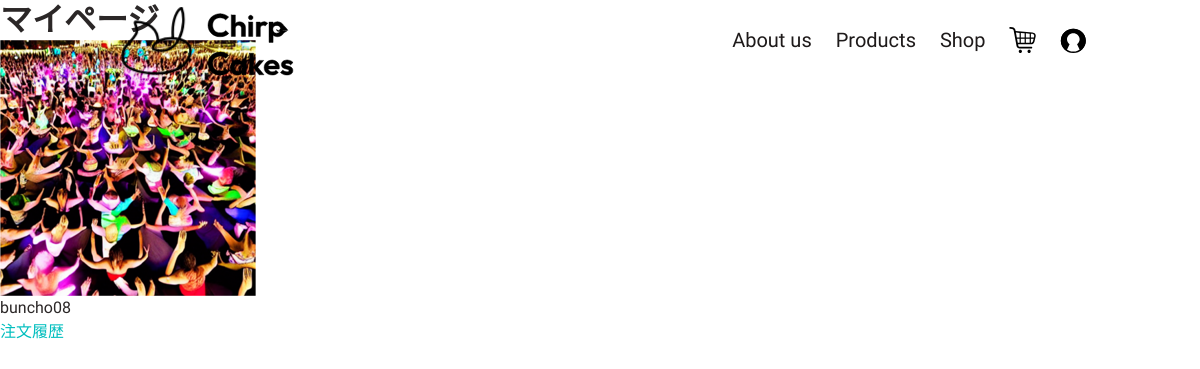
The app's page /main/mypage (signed in) with its own data.
### main/models.py (models this page shows, shortened)
class UserTable(AbstractBaseUser, PermissionsMixin):
    GENDER_CHOICES = [
        (1, '女性'),
        (2, '男性'),
        (3, 'その他')
    ]
    username = models.CharField(verbose_name="ユーザーID", max_length=16, unique=True, validators=[MinLengthValidator(5,16), RegexValidator(r'^[a-zA-Z0-9_]*$',)])
    email = models.EmailField(verbose_name="メールアドレス", unique=True, null=True, blank=False)
    birthday = models.DateField(verbose_name="誕生日", null=True, blank=True, default='1900-12-30')
    icon = models.ImageField(verbose_name="アイコン", default=f'main/icon/default_icon.png',upload_to=savePath, null=True, blank=True)
    date_joined = models.DateField(verbose_name="登録日", auto_now_add=True)
    gender = models.IntegerField(verbose_name='性別', choices=GENDER_CHOICES, unique=False, default=1, blank=True, null=True)
    myouji = models.CharField(verbose_name="姓", max_length=255)
    namae = models.CharField(verbose_name='名', max_length=255)
    post = models.CharField(verbose_name='郵便番号', max_length=9, validators=[RegexValidator(r'^[0-9]{3}-[0-9]{4}$',)])
    pref = models.CharField(verbose_name='都道府県名', max_length=255)
    town = models.CharField(verbose_name='市町村', max_length=255, default='')
    prefDetail = models.CharField(verbose_name='住所詳細', max_length=400)
    mail_deriv = models.BooleanField(verbose_name='メール配信希望', default=False)
    is_active = models.BooleanField(default=True)
    is_staff = models.BooleanField(default=False)
    is_superuser = models.BooleanField(default=False)
    objects = MyUserManager()
    USERNAME_FIELD = 'username'
    EMAIL_FIELD = 'email'
    REQUIRED_FIELDS = [
        'email',
    ]
    class Meta:
        verbose_name = _('ユーザーテーブル')
        verbose_name_plural = _('ユーザーテーブル')

### main/views.py (the view)
# urls.py: path('mypage', views.mypage, name='mypage'),
def mypage(request):
    if request.user.id is None:
        return redirect('main:login')
    params = {
        'user':request.user
    }
    return render(request, 'main/mypage.html', params)

### templates/main/mypage.html (shortened to what this page needs)
{% load static %}
<!DOCTYPE html>
<html lang="ja">
<head>
    <link rel="stylesheet" href="{% static 'main/css/main.css' %}">
</head>
<body>
    {% include 'main/component/banner.html' %}
    <div id="root">
        <main id="account-register">
            <h1>
                マイページ
            </h1>
            <p>
                <img src="{{ MEDIA_URL }}{{ user.icon }}" alt="">
            </p>
            <p>
                {{ user.username }}
            </p>
            <p>
                <a href="{% url 'main:orderhistory' %}">
                    注文履歴
                </a>
            </p>
        </main>
    </div>
</body>
</html>

### static/main/css/main.css (style rules this page uses)
* { font-family: "Luckiest Guy", cursive; font-family: "Outfit", sans-serif; font-family: "Shippori Mincho", serif; font-family: "Zen Kaku Gothic New", sans-serif; list-style: none; color: rgb(43, 39, 39); text-decoration: none; }
a { color: rgb(0, 190, 190); }
html, body { color: rgb(43, 39, 39); font-family: "Zen Kaku Gothic New", sans-serif, "Outfit", sans-serif; height: 100%; margin: 0; }
#root { background-color: rgb(255, 255, 255); height: 100vh; }

### records on screen
UserTable: icon (picture), username "buncho08"
